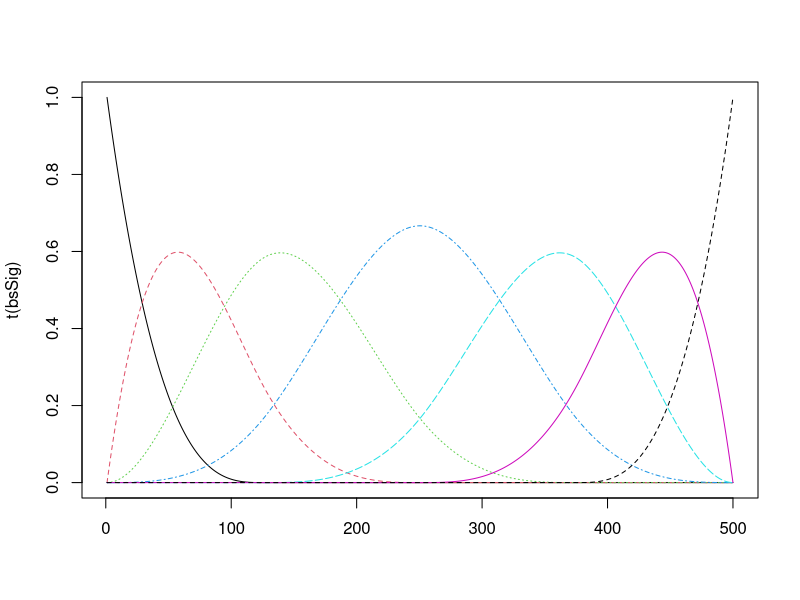
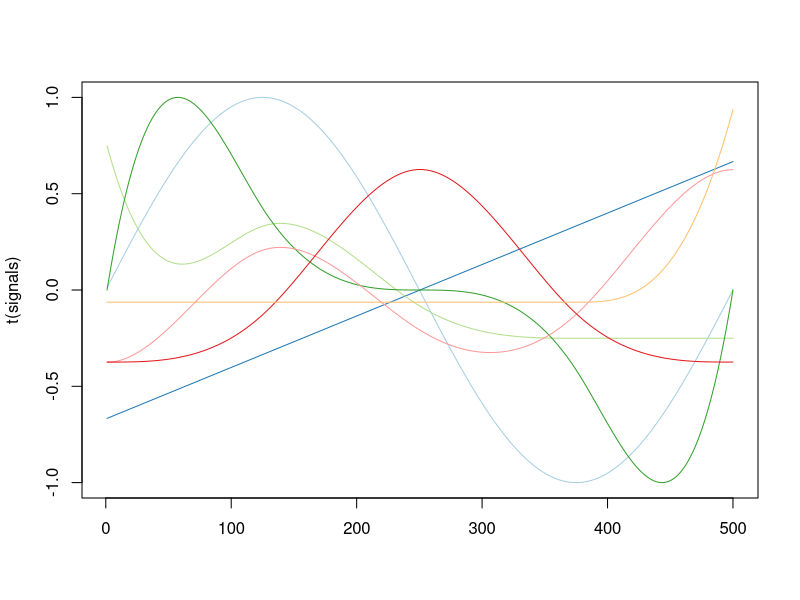
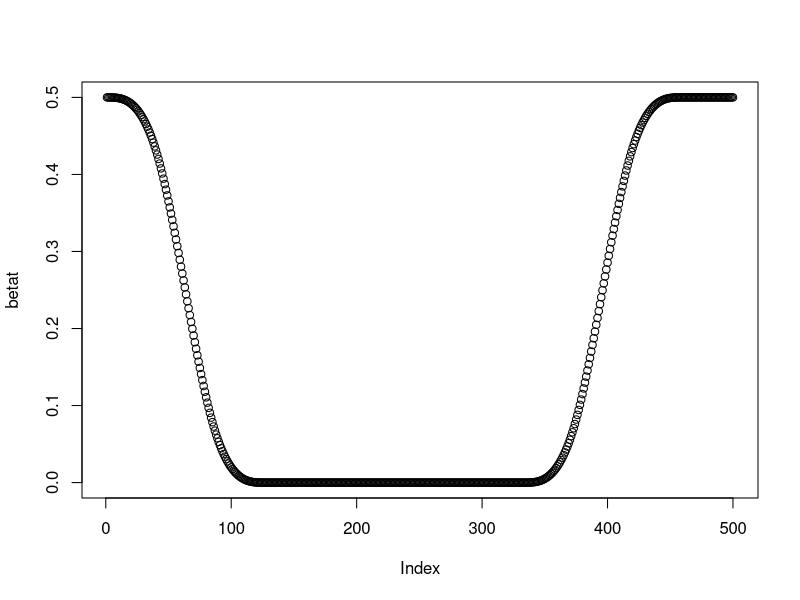
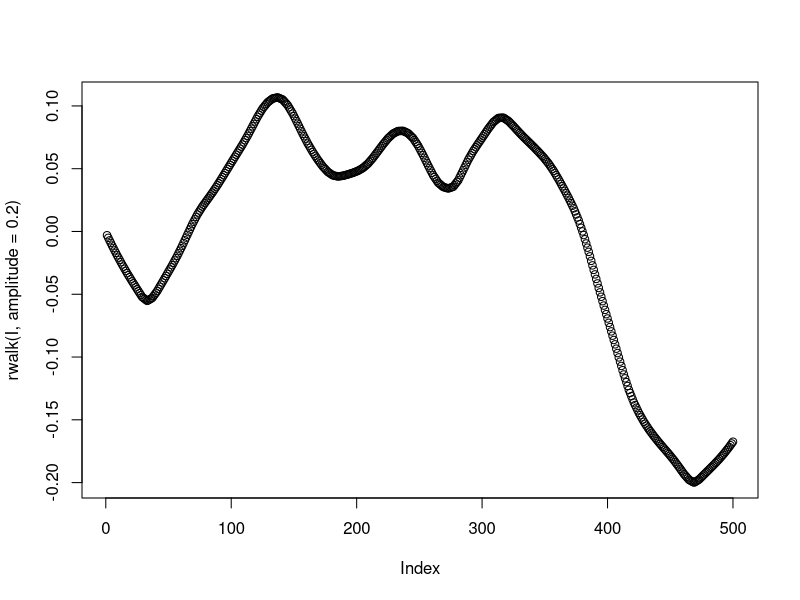
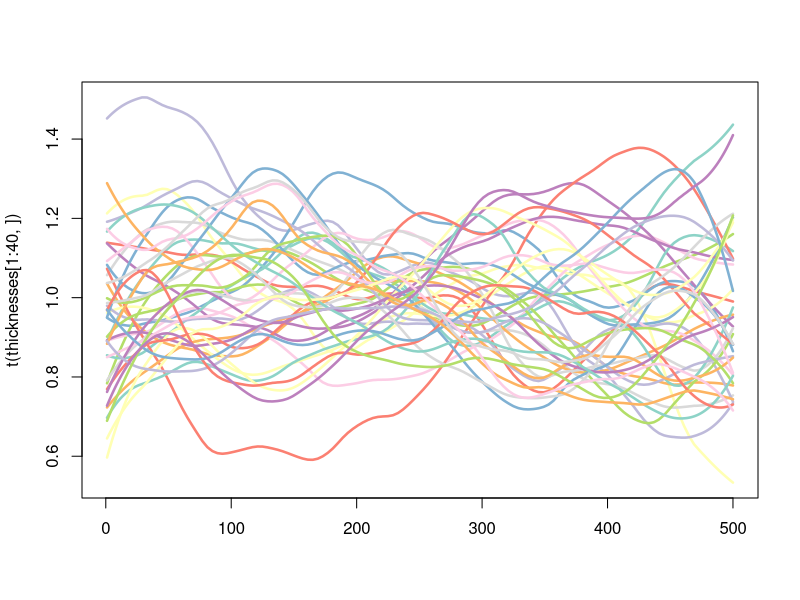
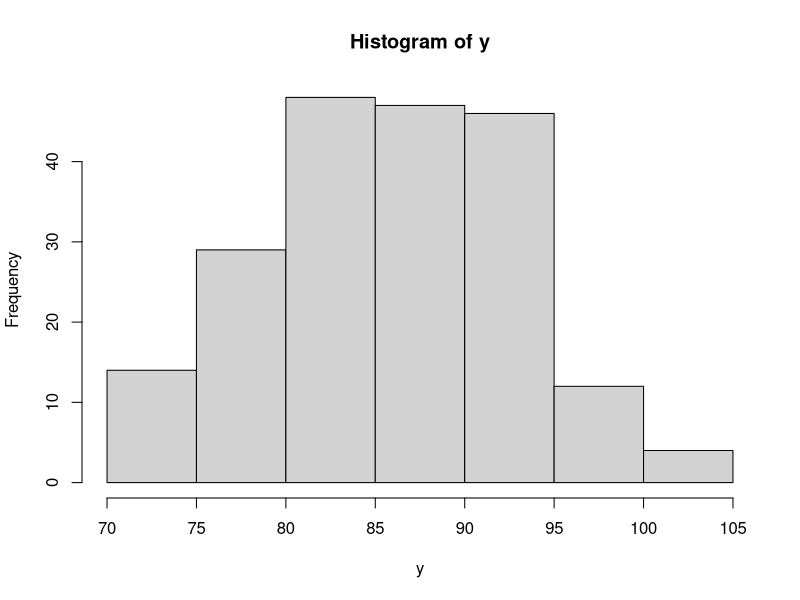
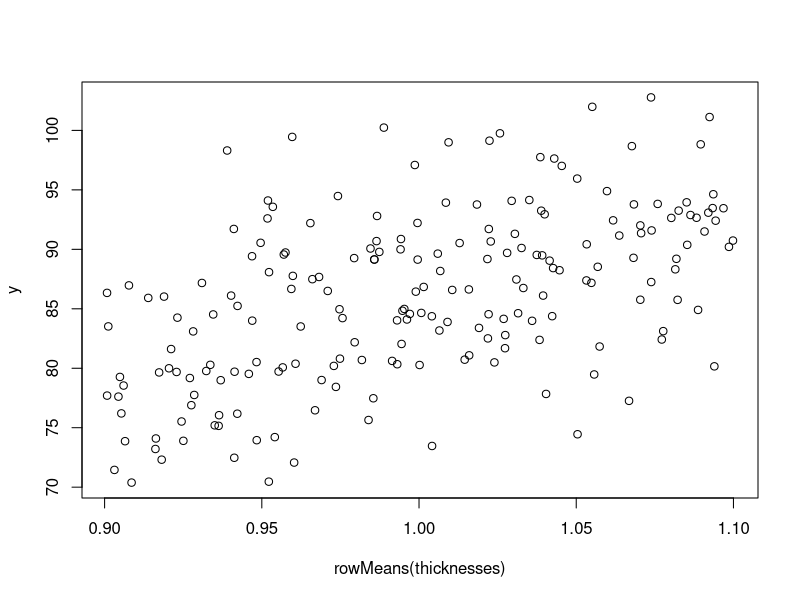
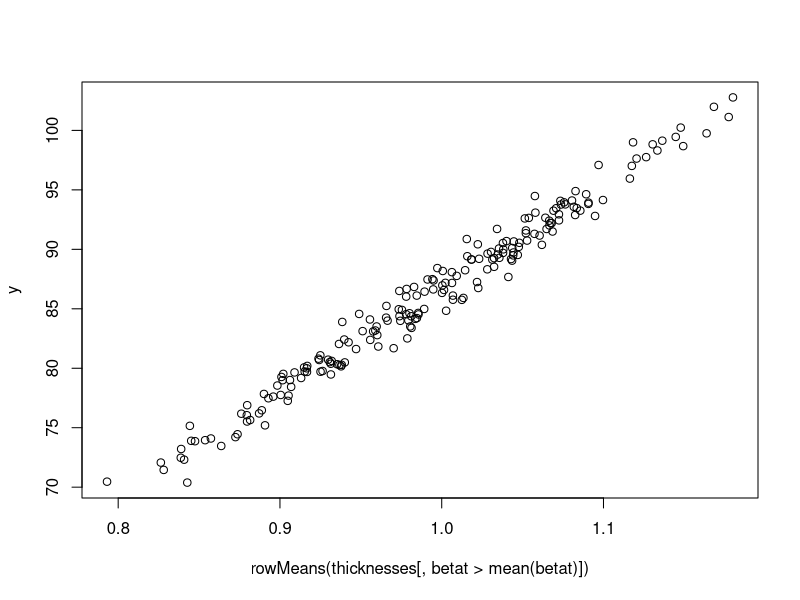

R code for these plots, in order: (Note: a time limit stopped this script after it produced the figures.)
#Code name PyschAPATH
#Data simulation/generation
#2013 Jan 29 edit - AF

#### Notes 2/13 ###
#I'm no longer dating the output files
#"I" is greater here just to ensure a better resolution truth. Since the output is a grid, it shouldn't matter what I we generate with. We'll need to scale the fitted thickness indeces up a bit though, if we want to compare against the true thicknesses.
#resSquare sets the resolution of the grid. resSquare<-100 gives a 100x100 resolution grid.
####################

setwd("/Users/aaronfisher/Documents/JH/ADAMachine/2013 Files/")
#setwd('C:/Users/Chen/Documents/GitHub/ADAMachine/2013 Files')
#MODEL
#Y_i=β_0 + ∫X_i(t)β(t) +e_i

#shapeType<-'c'; set.seed(34871)
shapeType<-'snail'; set.seed(40871)

library(RColorBrewer)
darkCol<-brewer.pal(10,'Paired')
lightCol<-brewer.pal(10,'Set3')

#NOTE THIS IS NOT THE USUAL NOTATION FOR I????? CHANGE????
N <- 200 #N is the number of curves
I <- 500 #I is the length of the curve (final true resolution will be determined by resSquare)
resSquare<-100 #20 takes<5sec; 60 takes 13sec; 100 takes 36sec (for snail)
#This is the grid resolution of both axes in the final plots




########################
#Generate $k$ signals to mix into the simulated thickness

k <- 7 #number of signals to mix for X
signals <- array(dim=c(k,I))
signals[1,]<-sin((1:I)/I*2*pi)
signals[2,]<-seq(-1,3,length=I)

# plot(signals[2,])

library(splines)
bsSig<-t(bs(1:I,df=7,degree=3,intercept=TRUE)) # "b spline signals"
matplot(t(bsSig),type='l')

signals[3,]<-bsSig[1,]+bsSig[3,]
signals[4,]<-bsSig[2,]-bsSig[6,]
signals[5,]<-bsSig[3,]+bsSig[6,]+bsSig[7,]
signals[6,]<-bsSig[4,]
signals[7,]<-bsSig[7,]

for(i in 1:k) signals[i,]<-signals[i,]/max(abs(signals[i,]))
signals<-signals-rowMeans(signals)
matplot(t(signals),type='l',lty=1,col=darkCol)
######################



########################
#Generate true B(t) & functional model parameters
bsBeta<-t(bs(1:I,df=15,degree=3,intercept=TRUE))/2 # "b spline signals"
betat<-matrix(colSums(bsBeta[c(1:3,12:15),]))
dim(betat)<-c(I,1)
plot(betat)
beta0<-3
sd_e<-1
#######################




########################
#Make X_i(t)'s (thicknesses)


#defining rwalk, a random walk generator.
#to be used to add SMOOTH random noise to the covariate function, beyond our defined principle components
rwalk<-function(I,amplitude=1){
  x<-rep(0,I)
  x[1]<-rnorm(1)
  for(i in 2:I){
    x[i]<-rnorm(1,x[i-1],1)
  }
  outpre1<-lowess(x,f=1/8)$y
  outpre2<-(outpre1-mean(outpre1))
  out<-outpre2*amplitude/max(abs(outpre2))
  return(out)
}
plot(rwalk(I,amplitude=.2)) #test


#write thicknesses, generate outcomes (y)
y<-rep(NA,N)
e_y<-rnorm(N,0,sd=sd_e) #noise in the model for y, see above for sd_e
thicknesses<-matrix(nrow=N,ncol=I)
for(i in 1:N){
  #Get thicknesses:
  #noise<-rnorm(I) ???
  int.i<-runif(1,.9,1.1) #some variation in the overall height.
  sigWeights.i<-runif(k,-.2,.2)
  noise.i<-rwalk(I,amplitude=.15)
  thick.i<-int.i+matrix(sigWeights.i,nrow=1)%*%signals + noise.i
  thicknesses[i,]<-thick.i
  
  #get outcome
  y[i]<-beta0+thicknesses[i,]%*%betat+e_y[i]
}
matplot(t(thicknesses[1:40,]),lty=1,type='l',lwd=2.5,col=lightCol)
hist(y)
#sanity check
plot(rowMeans(thicknesses),y)
plot(rowMeans(thicknesses[,betat>mean(betat)]),y) #rough way to check
############################




####################################
#####generate 2-d shapes######
#First define the core shape
#then get a function to go from a grid point to the closest theta angle we've defined.
#The check radius at that theta angle to see if it's consistent with the simulated shape (i.e core shape's spine + or - thickness at that point)

#######
#Core Shape
if(shapeType=='c') {
  shapeTheta<-seq(pi/4,7*pi/4,length=I)
  rSpine<-rep(5,I)
}
if(shapeType=='snail') {
  shapeTheta<-seq(0,2*pi,length=I)
  rSpine<-3.5+4*(1:I/I)
}
maxRange<-max(rSpine)+max(thicknesses) 


########
#Function to recover binned θ for a given x, y coord 
recoverThetaInd<-function(x,y){
  theta.xy<-atan2(x=x,y=y)
  #make sure we go from (0,2pi), not (-pi,pi)
  if(theta.xy<0) theta.xy<- (2*pi + theta.xy)
  binInd.xy<-cut(theta.xy,breaks=shapeTheta,labels=F)
  if(is.na(binInd.xy)) return('out of range')
  thetaBin.xy<-shapeTheta[binInd.xy]
  #we have the floor on the in, but check to see if the ceiling fits better
  if(binInd.xy==I) return(binInd.xy)
  moveUp<-abs(theta.xy-thetaBin.xy) > abs(theta.xy-shapeTheta[binInd.xy+1])
  if(moveUp){
    binInd.xy<-binInd.xy+1
    thetaBin.xy<-shapeTheta[binInd.xy]
  }
  return(binInd.xy)
}
########

########
#Generate Shapes
#recall, resSquare is defined at the top of the file, as the grid resolution on for both axes.
resRange<-seq(-maxRange,maxRange,length=resSquare) #same range for all shape grids
dat.x<-matrix(nrow=N,ncol=resSquare^2)
dat.y<-dat.x
maxITicker<-1

system.time({## time in
print(paste("PROGRESS --  resSqure =",resSquare,'  N =',N))
pb<-txtProgressBar(min = 1, max = N, initial = 1, char = "=", style = 3)
for(i in 1:N){
  iTicker<-1
  #to help weed out grid points:
  maxR.i<-max(rSpine)+max(thicknesses[i,]) #biggest radius
  minR.i<-min(rSpine)-max(thicknesses[i,]) #biggest radius
  for(x in resRange){
    for(y in resRange){
      #First pass
      r.xy<-sqrt(x^2+y^2) #radius
      if(r.xy>maxR.i | r.xy<minR.i) next
      #check if it's in the shape
      binInd.xy<-recoverThetaInd(x=x,y=y)
      if(binInd.xy=='out of range') next
      xyInUp<-r.xy <= rSpine[binInd.xy]+thicknesses[i,binInd.xy]
      xyInDown<- r.xy >= rSpine[binInd.xy]-thicknesses[i,binInd.xy]
      xyIn<-xyInUp&xyInDown
      if(xyIn){
        dat.x[i,iTicker]<-x
        dat.y[i,iTicker]<-y
        iTicker<-iTicker+1
      }
    }
  }
  maxITicker<-max(maxITicker,iTicker)
  setTxtProgressBar(pb,i)
}
})## time out
close(pb)

#trim some fat
dat.x<-dat.x[,1:maxITicker]
dat.y<-dat.y[,1:maxITicker]
#######################################




######################################
#Check your work!
plot(dat.x[1,],dat.y[1,],pch=11,cex=.7,col=darkCol[2])
points(dat.x[2,],dat.y[2,],pch=1,cex=.7,col=darkCol[4])
plot(dat.x[3,],dat.y[3,],pch=18,cex=.7,col=darkCol[2])
points(dat.x[4,],dat.y[4,],pch=11,cex=.7,col=darkCol[4])
plot(dat.x[5,],dat.y[5,],pch=18,cex=.7,col=darkCol[2])
points(dat.x[6,],dat.y[6,],pch=18,cex=.7,col=darkCol[4])
plot(dat.x[7,],dat.y[7,],pch=18,cex=.7,col=darkCol[2])
points(dat.x[8,],dat.y[8,],pch=18,cex=.7,col=darkCol[4])

plotsubj<-function(i){
  par(mfrow=c(1,2))
  plot(thicknesses[i,],type='l',cex=.7,col=darkCol[2],main=paste0('Thickness i=',i))
  plot(dat.x[i,],dat.y[i,],pch=18,cex=.7,col=darkCol[2],main=paste0('C Shape i=',i))
}
plotsubj(1)
plotsubj(2)
plotsubj(7)

save.image(file=paste0('Simulate_',shapeType,'_all_data.RData')) 
save(file=paste0('Simulate_',shapeType,'_only_xyOutcome_data.RData'),list=c("dat.x","dat.y","y"))

#END OF GENERATING DATA
########################################################
########################################################
########################################################
########################################################
########################################################










########################################################
             ######### WORK SPACE ##########
             ## IGNORE IF YOU WANT TO :) ###
             ###############################
########################################################
workshop<-FALSE

if(workshop)
{ 

  
####### OLD NON GRID DATA GEN ###########
####### OLD NON GRID DATA GEN ###########
####### OLD NON GRID DATA GEN ###########
####### OLD NON GRID DATA GEN ###########



resSquare<-50
maxObsPerRow<-max(30)#,sqrt(2)*resSquare)
maxThick<-max(thicknesses) #could change this a bit later
raw.x<-matrix(nrow=N,ncol=I*maxObsPerRow)
raw.y<-matrix(nrow=N,ncol=I*maxObsPerRow)
for(i in 1:N){ #going across subjects
  iTicker<-0
  for(t in 1:I){ #going across angles
    obsPerRow.it<-floor(thicknesses[i,t]/maxThick * maxObsPerRow)
    obsR.it<-seq(rSpine[t]-thicknesses[i,t],rSpine[t]+thicknesses[i,t],length=obsPerRow.it)
    for(o in 1:obsPerRow.it){ #going across observations per angle
      iTicker<-iTicker+1
      raw.x[i,iTicker]<-cos(shapeTheta[t])*obsR.it[o]
      raw.y[i,iTicker]<-sin(shapeTheta[t])*obsR.it[o]
    }
  }
  if(maxObsPerRow*N>5000) print(i)
}

#Remove most of the NAs
all(is.na(raw.y)==is.na(raw.x))
naDatCols<-apply(raw.x,2,function(x) {all(is.na(x))} )
raw.x2<-raw.x[,!naDatCols]
raw.y2<-raw.y[,!naDatCols]
min.xy<-min(c(raw.x2,raw.y2),na.rm=TRUE)
max.xy<-max(c(raw.x2,raw.y2),na.rm=TRUE)

#convert to grid
gridBreaks<-seq(min.xy,max.xy,length=resSquare)
dat.x<-array(dim=dim(raw.x2))
dat.y<-array(dim=dim(raw.y2))
for(i in 1:N){ #cut only works on vectors, not matrices
  dat.x[i,]<-cut(raw.x2[i,],breaks=gridBreaks)
  dat.y[i,]<-cut(raw.y2[i,],breaks=gridBreaks)
  #remove duplicates from lower rez
  dupes.xy<-duplicated(  cbind(dat.x[i,],dat.y[i,]), margin=1)
  dat.x[i,dupes.xy]<-NA
  dat.y[i,dupes.xy]<-NA
  #re-order
  dat.x[i,]<-dat.x[i,order(is.na(dat.x[i,]))]
  dat.y[i,]<-dat.y[i,order(is.na(dat.y[i,]))]
  if(maxObsPerRow*N>5000) print(i)
}
rbind(dat.x[1,],dat.y[1,])
par(mfrow=c(1,2))
plot(raw.x[1,],raw.y[1,],col=darkCol[2])
plot(dat.x[1,],dat.y[1,],col=darkCol[2])
all(is.na(dat.y[1,])==is.na(dat.x[1,]))
naDatCols<-apply(raw.x,2,function(x) {all(is.na(x))} )




############### OTHER STUFF #################
############### OTHER STUFF #################
############### OTHER STUFF #################



cBaseShape.x<-cos(shapeTheta)*rSpine[t]
cBaseShape.y<-sin(shapeTheta)*rSpine[t]
plot(cBaseShape.x,cBaseShape.y)

#Plot some full shapes
#Note, this isn't how we'll generate data. We'll instead
#generate random radiuses for each theta.
r.i.out<- 5+thicknesses[1,]
c.i.x<-cos(shapeTheta)*r.i.out
c.i.y<-sin(shapeTheta)*r.i.out
plot(c.i.x,c.i.y,type='l',col=darkCol[1])
for(i in 1:60){
  for(j in 1:2){
  r.i.out<- 5+thicknesses[i,]*(j==1)-thicknesses[i,]*(j==2)
  c.i.x<-cos(shapeTheta)*r.i.out
  c.i.y<-sin(shapeTheta)*r.i.out
  lines(c.i.x,c.i.y,type='l',col=lightCol[i])
  }
}

}
